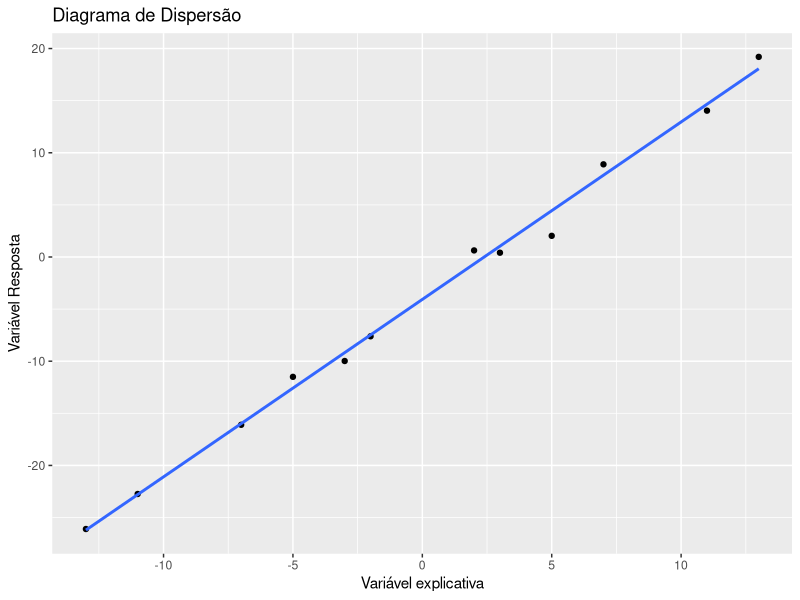

Generate this figure with R:
# Lista 3 regressão

library(ggplot2)

## Exercício 2

#item a

x <- c(-13, -11, -7, -5, -3, -2, 2, 3, 5, 7, 11, 13)
y <- c(-26.10, -22.74, -16.10, -11.50, -9.98, -7.61, 0.63, 0.41, 2.03, 8.89, 14.04, 19.20)

Y <- cbind(y) # matriz de variável resposta
X <- cbind(1,x) # matriz de dados (fixados)
n <- length(Y)  # tamanho da amostra
V <- solve(t(X)%*%X) # (X'X)-¹
D <- V%*%t(X) # (X'X)-¹*X'

beta.MQ <- D%*%Y # matriz Beta0 e beta1 estimados
sigma2.hat <- as.numeric(t(Y)%*%(diag(n) - X%*%D)%*%Y/(n-2)) # variancia estimada não viciada
sigma.hat <- sqrt(sigma2.hat) # desvio padrão estimada não viciada

Matrix.cov <- sigma2.hat*V # matriz de covariancias 

reg.lin <- lm(y~x) # modelo de regressão linear
summary(reg.lin) # resumo da regressõa

dados <- data.frame(x,y)

ggplot(dados, aes(x=x, y=y)) + geom_point() + geom_smooth(method=lm, se=F) + labs(y = "Variável Resposta", x = "Variável explicativa") +
  ggtitle("Diagrama de Dispersão") 

# item b

F <- function(C,c,beta,sigma2,n){ # Função para calcular a estatística F e o p-valor
  k <- nrow(C)
  F.obs <- as.numeric(t(C%*%beta - c)%*% solve( C%*% solve(t(X)%*%X) %*% t(C)) %*% (C%*%beta - c)/(k*sigma2))
  p.valor = 1 - pf(F.obs,k,n-2)
  return(c(F.obs,p.valor))
}

#H_0: B0 = -5
C0 <- matrix(c(1,0),1,2) # Matriz C
c0 <- -5 # Vetor c
F(C0, c0, beta.MQ, sigma2.hat, length(Y)) # estatística F e o p-valor

#H_0: B1 = 0
C0 <- matrix(c(0,1),1,2) # Matriz C
c0 <- 0 # Vetor c
F(C0, c0, beta.MQ, sigma2.hat, length(Y)) # estatística F e o p-valor

# item c

confint(lm(y~x),level=0.90) # intevalo de confiança para o vetor beta com confiança de 90%
c(sigma2.hat*(n-2)/qchisq(0.95,10),sigma2.hat*(n-2)/qchisq(0.05,10)) # intevalo de confiança para o sigma^2 com confiança de 90%

#item d

#H_0: 1/2B0 + 5/4B1 = 0
C0 <- matrix(c(1/2,5/4),1,2) # Matriz C
c0 <- 0 # Vetor c
F(C0, c0, beta.MQ, sigma2.hat, length(Y)) # estatística F e o p-valor

#H_0: B0 = B1 = 1
C0 <- matrix(c(1,0,0,1),2,2) # Matriz C
c0 <- c(0,0) # Vetor c
F(C0, c0, beta.MQ, sigma2.hat, length(Y)) # estatística F e o p-valor

#H_0: B0/B1 = 3
C0 <- matrix(c(1,-3),1,2) # Matriz C
c0 <- 0 # Vetor c
F(C0, c0, beta.MQ, sigma2.hat, length(Y)) # estatística F e o p-valor

#H_0: B0 + 5/2B1 = 0 B1-B0=6
C0 <- matrix(c(1,-1,5/2,1),2,2) # Matrz C
c0 <- matrix(c(0,6),2,1) # Matriz c
F(C0, c0, beta.MQ, sigma2.hat, length(Y)) # estatística F e o p-valor

# Exercício 3

N <- 1000 # Número de simulações
n <- length(Y)  # tamanho da amostra
V <- solve(t(X)%*%X) # (X'X)-¹
D <- V%*%t(X) # (X'X)-¹*X'
gamma <- 0.975 # Confiança do intervalo

c <- qt((1+gamma)/2,10) # Calculo do quartil da t-student com gl=10

g1 <- qchisq((1-gamma)/2,10) # Calculo do quartil da X² com gl=10
g2 <- qchisq(((1+gamma)/2),10) # Calculo do quartil da X² com gl=10

# Matrizes para armazenar os IC's
b0 <- matrix(NA,N,2)
b1 <- matrix(NA,N,2)
s2 <- matrix(NA,N,2)

for (i in 1:N){
  erro <- rnorm(n,0,sqrt(2)) # erro simulado com distribuição N(0,2) e n=12
  yy <- cbind(-4 + (8/5)*x + erro) # vetor coluna de Y simulados dado que os o vetor x está fixo
  beta.S <- D%*%yy # vetor coluna de simuações de beta0 e beta1
  sigma2.hatS <- as.numeric(t(yy)%*%(diag(n) - X%*%D)%*%yy/(n-2)) # vetor de simuações de sigma²
  Matrix.cov <- sigma2.hatS*V # Matriz de covariâncias
  b0[i,] <- c(beta.S[1] -c*sqrt(Matrix.cov[1,1]), beta.S[1]+c*sqrt(Matrix.cov[1,1])) # IC p/ B0
  b1[i,] <- c(beta.S[2] -c*sqrt(Matrix.cov[2,2]), beta.S[2]+c*sqrt(Matrix.cov[2,2])) # IC p/ B1
  s2[i,] <- c(sigma2.hatS*(n-2)/g2,sigma2.hatS*(n-2)/g1) # IC p/ sigma²
}

# Verifica se o verdadeiro valor está nos intervalos
aa <- ifelse(b0[,1]<= -4 & b0[,2] >= -4 ,1,0)
bb <- ifelse(b1[,1]<= 8/5 & b1[,2] >= 8/5 ,1,0)
ss <- ifelse(s2[,1]<= 2 & s2[,2] >= 2 ,1,0)

# Junta a variaável binária com a matriz de IC's
b0 <- cbind(b0,aa)
b1 <- cbind(b1,bb)
ss <- cbind(s2,ss)

mean(b0[,3]) # Proporção dos IC's que tem o verdadeiro valor de B0=-4
mean(b1[,3]) # Proporção dos IC's que tem o verdadeiro valor de B1=8/5
mean(ss[,3]) # Proporção dos IC's que tem o verdadeiro valor de sigma^2=2

